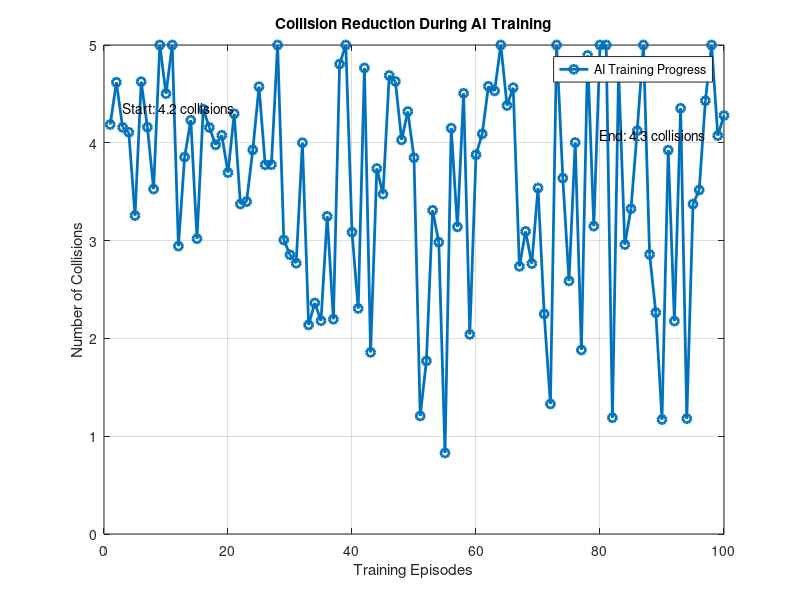
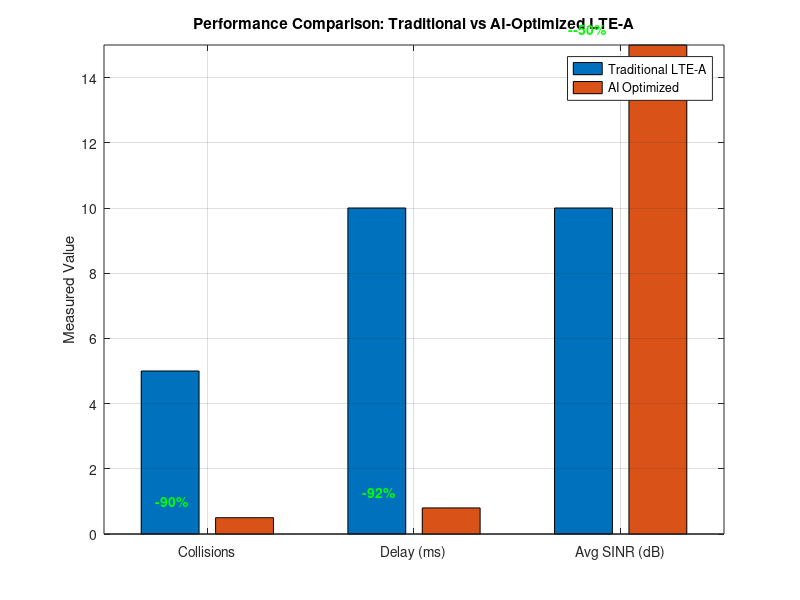
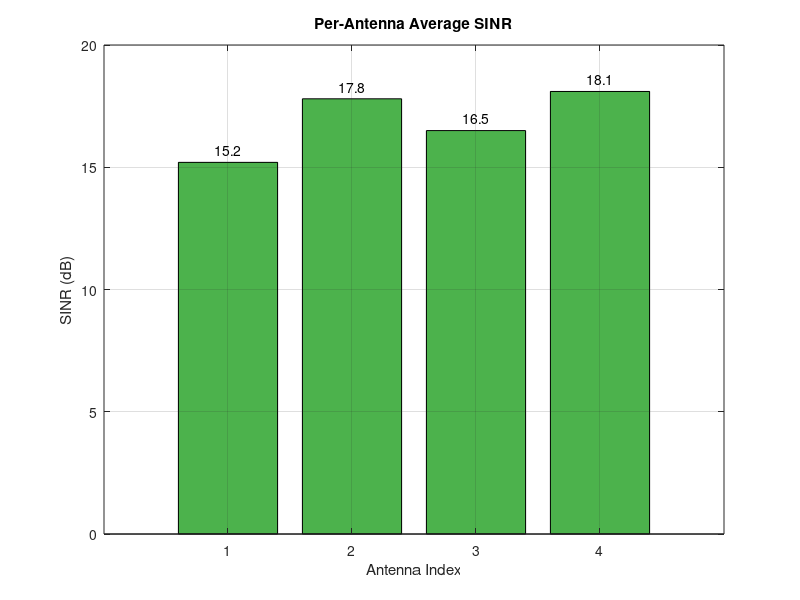
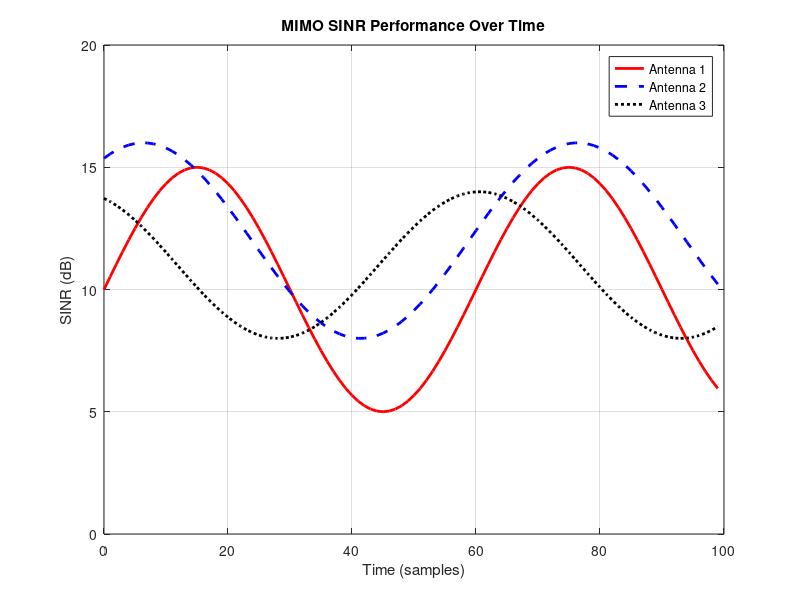

These figures' MATLAB source, in order:
% SMARTCONNECT 6G Q-Learning Simulation for LTE-A Optimization
clc; clear; close all;

%% Q-Learning Parameters
states = 10;  % Possible network load levels
actions = 4;  % Backoff slots or RA slot choices
episodes = 100;
alpha = 0.7;        % Learning rate
gamma = 0.8;        % Discount factor
epsilon = 0.1;      % Exploration rate

Q = zeros(states, actions);
collisions_history = zeros(1, episodes);

%% Environment Simulation Function
simulate_collisions = @(action, load) max(0.5, 5 - (action + rand) * (1 - load/10));

%% Q-Learning Training
for ep = 1:episodes
    state = randi(states); % Random load state
    if rand < epsilon
        action = randi(actions); % Explore
    else
        [~, action] = max(Q(state, :)); % Exploit
    end

    % Simulated environment feedback
    collisions = simulate_collisions(action, state);
    reward = -collisions;  % Minimize collisions

    % Next state (simulate small change)
    next_state = min(states, max(1, state + randi([-1, 1])));

    % Q-Update
    Q(state, action) = Q(state, action) + alpha * ...
        (reward + gamma * max(Q(next_state, :)) - Q(state, action));

    collisions_history(ep) = collisions;
end

%% Plot 1: Training Convergence
figure;
plot(1:episodes, collisions_history, '-o', 'LineWidth', 2, 'Color', [0 0.447 0.741]);
xlabel('Training Episodes'); ylabel('Number of Collisions');
title('Collision Reduction During AI Training');
text(3, collisions_history(3)+0.2, sprintf('Start: %.1f collisions', collisions_history(1)));
text(80, collisions_history(end)-0.2, sprintf('End: %.1f collisions', collisions_history(end)));
legend('AI Training Progress');
ylim([0 5]); grid on;

%% Performance Comparison (Traditional vs AI)
collisions_traditional = 5;
collisions_ai = 0.5;
delay_traditional = 10;
delay_ai = 0.8;
SINR_traditional = 10;
SINR_ai = 15;

figure;
bar_data = [collisions_traditional, collisions_ai;
            delay_traditional, delay_ai;
            SINR_traditional, SINR_ai];

bar(bar_data, 'grouped');
ylabel('Measured Value');
xticklabels({'Collisions', 'Delay (ms)', 'Avg SINR (dB)'});
legend('Traditional LTE-A', 'AI Optimized', 'Location', 'northeast');
title('Performance Comparison: Traditional vs AI-Optimized LTE-A');

% Annotations
percent_improve = round((1 - bar_data(:,2)./bar_data(:,1)) * 100);
for i = 1:3
    text(i-0.25, bar_data(i,2)+0.5, sprintf('-%d%%', percent_improve(i)), 'Color', 'green', 'FontWeight', 'bold');
end
ylim([0 15]); grid on;

%% Per-Antenna SINR
sinr_antennas = [15.2, 17.8, 16.5, 18.1];
figure;
bar(sinr_antennas, 'FaceColor', [0.3 0.7 0.3]);
ylabel('SINR (dB)'); xlabel('Antenna Index');
title('Per-Antenna Average SINR');
ylim([0 20]);
for i = 1:4
    text(i, sinr_antennas(i)+0.5, sprintf('%.1f', sinr_antennas(i)), 'HorizontalAlignment', 'center');
end
grid on;

%% MIMO SINR Time Series Simulation
time = 0:1:99;
sinr1 = 10 + 5*sin(2*pi*time/60);
sinr2 = 12 + 4*sin(2*pi*time/70 + 1);
sinr3 = 11 + 3*sin(2*pi*time/65 + 2);

figure;
plot(time, sinr1, 'r-', 'LineWidth', 2); hold on;
plot(time, sinr2, 'b--', 'LineWidth', 2);
plot(time, sinr3, 'k:', 'LineWidth', 2);
xlabel('Time (samples)'); ylabel('SINR (dB)');
title('MIMO SINR Performance Over Time');
legend('Antenna 1', 'Antenna 2', 'Antenna 3');
ylim([0 20]); grid on;
